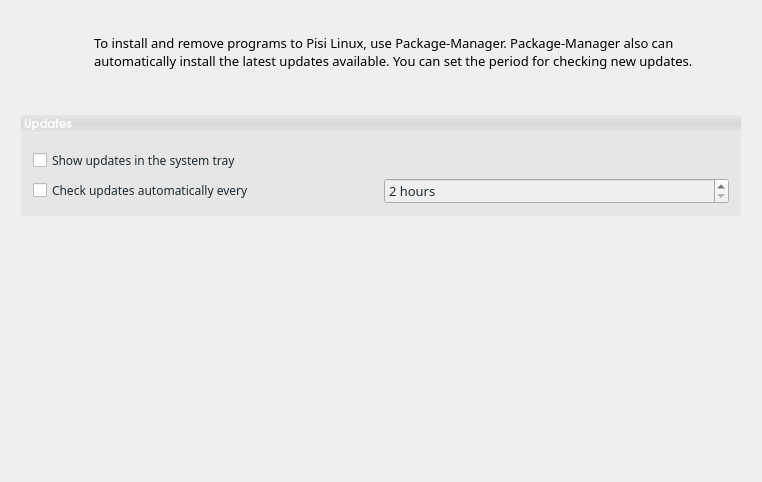
<?xml version="1.0" encoding="UTF-8"?>
<ui version="4.0">
 <class>packageWidget</class>
 <widget class="QWidget" name="packageWidget">
  <property name="geometry">
   <rect>
    <x>0</x>
    <y>0</y>
    <width>762</width>
    <height>482</height>
   </rect>
  </property>
  <property name="windowTitle">
   <string>Packages</string>
  </property>
  <property name="styleSheet">
   <string notr="true"/>
  </property>
  <layout class="QGridLayout" name="gridLayout">
   <property name="margin">
    <number>20</number>
   </property>
   <property name="spacing">
    <number>0</number>
   </property>
   <item row="3" column="0">
    <layout class="QVBoxLayout" name="verticalLayout_3">
     <item>
      <widget class="QGroupBox" name="groupBoxUpdates">
       <property name="sizePolicy">
        <sizepolicy hsizetype="Expanding" vsizetype="Preferred">
         <horstretch>0</horstretch>
         <verstretch>0</verstretch>
        </sizepolicy>
       </property>
       <property name="font">
        <font>
         <family>Sans Serif</family>
         <pointsize>10</pointsize>
         <weight>75</weight>
         <bold>true</bold>
        </font>
       </property>
       <property name="styleSheet">
        <string notr="true">#groupBoxUpdates{
background-color:rgba(0, 0, 0, 10);
border: 1px solid rgba(255,255,255,50);
border-top:0px;
border-bottom-left-radius: 4px;
border-bottom-right-radius: 4px;
}</string>
       </property>
       <property name="title">
        <string/>
       </property>
       <property name="flat">
        <bool>true</bool>
       </property>
       <layout class="QVBoxLayout" name="verticalLayout">
        <property name="margin">
         <number>10</number>
        </property>
        <item>
         <widget class="QCheckBox" name="showTray">
          <property name="font">
           <font>
            <family>Sans Serif</family>
            <pointsize>9</pointsize>
           </font>
          </property>
          <property name="styleSheet">
           <string notr="true">color: rgb(30, 43, 51)</string>
          </property>
          <property name="text">
           <string>Show updates in the system tray</string>
          </property>
         </widget>
        </item>
        <item>
         <layout class="QHBoxLayout" name="horizontalLayout">
          <item>
           <widget class="QCheckBox" name="checkUpdate">
            <property name="font">
             <font>
              <family>Sans Serif</family>
              <pointsize>9</pointsize>
             </font>
            </property>
            <property name="styleSheet">
             <string notr="true">color: rgb(30, 43, 51)</string>
            </property>
            <property name="text">
             <string>Check updates automatically every</string>
            </property>
           </widget>
          </item>
          <item>
           <widget class="QSpinBox" name="updateInterval">
            <property name="enabled">
             <bool>false</bool>
            </property>
            <property name="font">
             <font>
              <family>Sans Serif</family>
              <pointsize>10</pointsize>
             </font>
            </property>
            <property name="styleSheet">
             <string notr="true">color: rgb(30, 43, 51)</string>
            </property>
            <property name="suffix">
             <string> hours</string>
            </property>
            <property name="minimum">
             <number>2</number>
            </property>
            <property name="value">
             <number>2</number>
            </property>
           </widget>
          </item>
         </layout>
        </item>
       </layout>
      </widget>
     </item>
    </layout>
   </item>
   <item row="0" column="0">
    <layout class="QHBoxLayout" name="horizontalLayout_2">
     <property name="spacing">
      <number>0</number>
     </property>
     <item>
      <widget class="QLabel" name="label_4">
       <property name="minimumSize">
        <size>
         <width>64</width>
         <height>64</height>
        </size>
       </property>
       <property name="maximumSize">
        <size>
         <width>64</width>
         <height>64</height>
        </size>
       </property>
       <property name="sizeIncrement">
        <size>
         <width>0</width>
         <height>0</height>
        </size>
       </property>
       <property name="text">
        <string/>
       </property>
       <property name="pixmap">
        <pixmap resource="../data/kaptan.qrc">:/raw/pixmap/applications-other.png</pixmap>
       </property>
      </widget>
     </item>
     <item>
      <widget class="QLabel" name="description">
       <property name="minimumSize">
        <size>
         <width>300</width>
         <height>0</height>
        </size>
       </property>
       <property name="font">
        <font>
         <family>Sans Serif</family>
         <pointsize>10</pointsize>
        </font>
       </property>
       <property name="styleSheet">
        <string notr="true"/>
       </property>
       <property name="frameShadow">
        <enum>QFrame::Raised</enum>
       </property>
       <property name="text">
        <string>To install and remove programs to Pisi Linux, use Package-Manager. Package-Manager also can automatically install the latest updates available. You can set the period for checking new updates.</string>
       </property>
       <property name="wordWrap">
        <bool>true</bool>
       </property>
       <property name="indent">
        <number>10</number>
       </property>
      </widget>
     </item>
    </layout>
   </item>
   <item row="1" column="0">
    <spacer name="verticalSpacer_6">
     <property name="orientation">
      <enum>Qt::Vertical</enum>
     </property>
     <property name="sizeType">
      <enum>QSizePolicy::Fixed</enum>
     </property>
     <property name="sizeHint" stdset="0">
      <size>
       <width>20</width>
       <height>30</height>
      </size>
     </property>
    </spacer>
   </item>
   <item row="4" column="0">
    <spacer name="verticalSpacer_8">
     <property name="orientation">
      <enum>Qt::Vertical</enum>
     </property>
     <property name="sizeType">
      <enum>QSizePolicy::Expanding</enum>
     </property>
     <property name="sizeHint" stdset="0">
      <size>
       <width>20</width>
       <height>0</height>
      </size>
     </property>
    </spacer>
   </item>
   <item row="2" column="0">
    <widget class="QLabel" name="label">
     <property name="font">
      <font>
       <family>URW Gothic L</family>
       <pointsize>9</pointsize>
       <weight>75</weight>
       <bold>true</bold>
       <underline>false</underline>
      </font>
     </property>
     <property name="styleSheet">
      <string notr="true">/*background-color: qlineargradient(spread:pad, x1:1, y1:1, x2:0, y2:0, stop:0 rgba(219, 219, 219, 100), stop:1 rgba(255, 255, 255, 100));*/
background-color: qlineargradient(spread:repeat, x1:0, y1:0, x2:0, y2:1, stop:0 rgba(27, 27, 27, 10), stop:0.510753 rgba(9, 9, 9, 25), stop:1 rgba(0, 0, 0, 10));
border: 1px solid rgba(255,255,255,50);
color:white;
border-top-left-radius: 4px;
border-top-right-radius: 4px;</string>
     </property>
     <property name="text">
      <string>Updates</string>
     </property>
     <property name="margin">
      <number>5</number>
     </property>
    </widget>
   </item>
  </layout>
 </widget>
 <resources>
  <include location="../data/kaptan.qrc"/>
 </resources>
 <connections/>
</ui>
